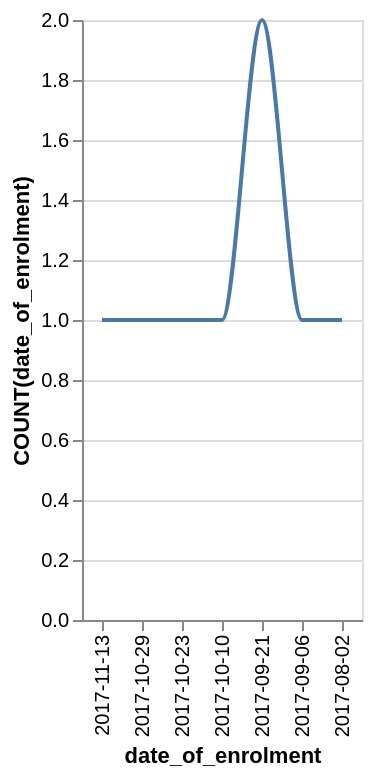

Describe this chart as a Vega-Lite specification.
### Vega-Lite specification from a JSON file in a GitHub repository (floating-point values rounded to 4 significant figures)
{"data": {"values": [{"x_data": "2017-11-13", "y_data": 1}, {"x_data": "2017-10-29", "y_data": 1}, {"x_data": "2017-10-23", "y_data": 1}, {"x_data": "2017-10-10", "y_data": 1}, {"x_data": "2017-09-21", "y_data": 2}, {"x_data": "2017-09-06", "y_data": 1}, {"x_data": "2017-08-02", "y_data": 1}]}, "mark": {"type": "line", "interpolate": "monotone"}, "encoding": {"x": {"field": "x_data", "type": "nominal", "title": "date_of_enrolment", "sort": "descending"}, "y": {"field": "y_data", "type": "quantitative", "title": "COUNT(date_of_enrolment)"}}}
